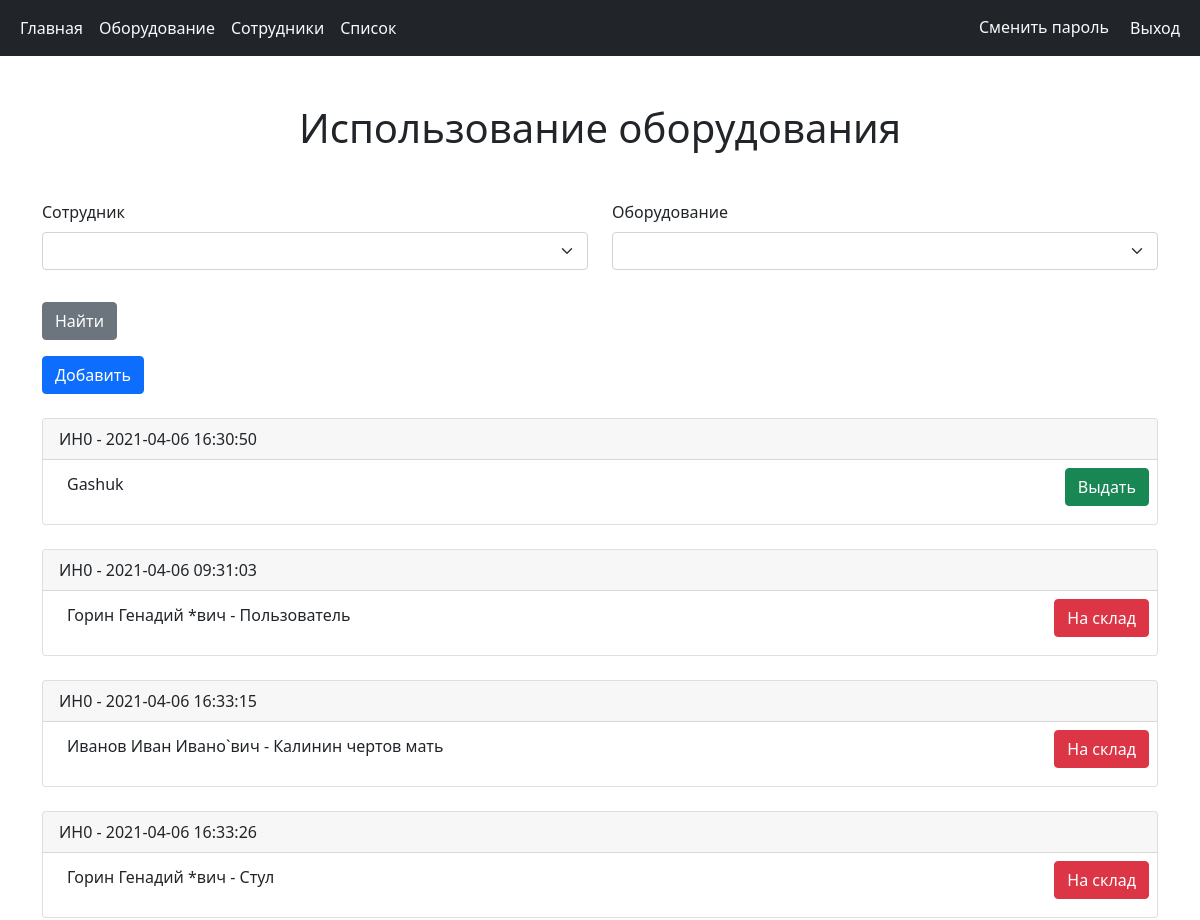
Page /spisok.php (signed in, upper part) on the earlier database version.
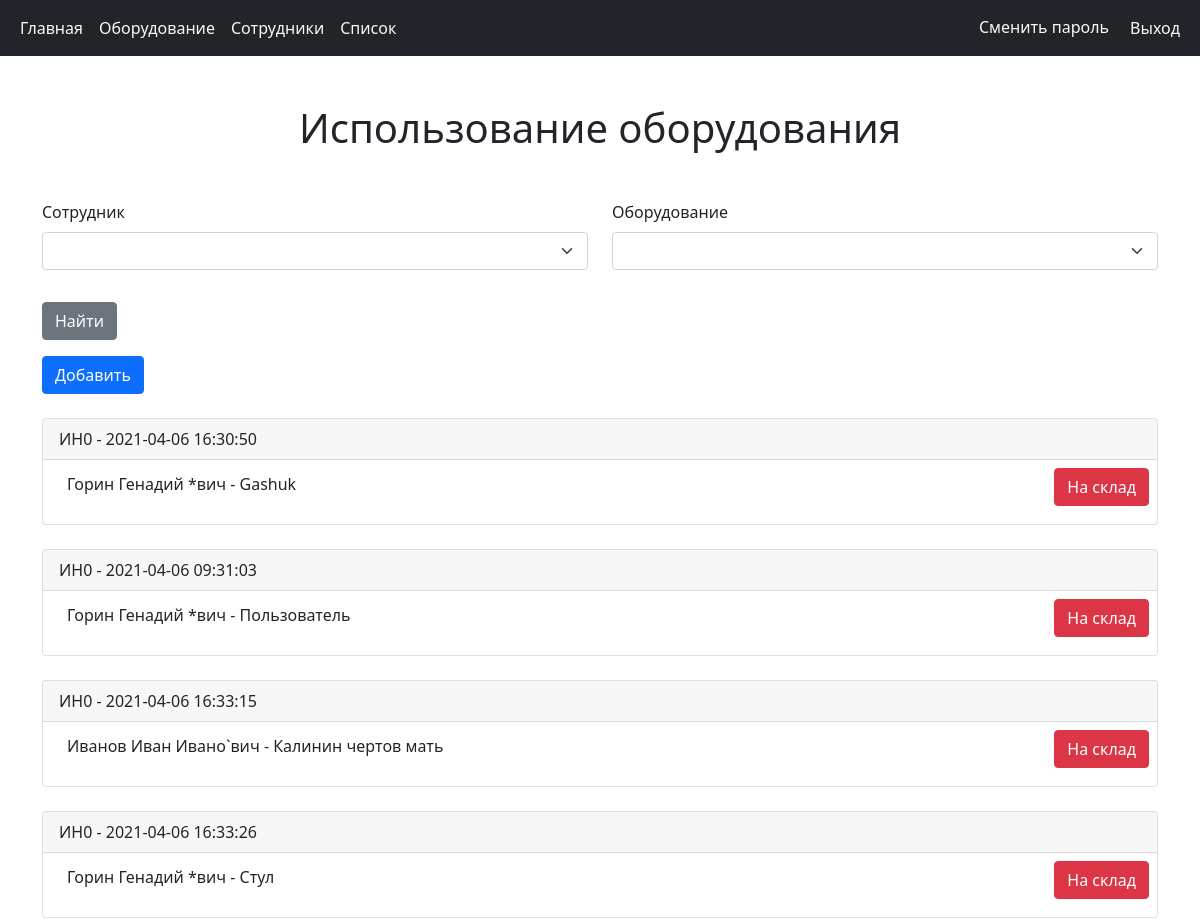
Same page on the later database version.
### tables this page shows
CREATE TABLE `list` (
  `id` int(11) NOT NULL,
  `staff_id` int(11) DEFAULT NULL,
  `equipment_id` int(11) DEFAULT NULL,
  `inv_num` varchar(50) DEFAULT NULL,
  `create_time` timestamp NOT NULL DEFAULT CURRENT_TIMESTAMP
);

CREATE TABLE `equipment` (
  `id` int(11) NOT NULL,
  `name` varchar(50) NOT NULL,
  `code` int(11) NOT NULL,
  `active` tinyint(1) NOT NULL DEFAULT '1'
);

CREATE TABLE `staff` (
  `id` int(11) NOT NULL,
  `FIO` varchar(100) NOT NULL,
  `INN` int(30) NOT NULL,
  `phone` varchar(12) NOT NULL,
  `email` varchar(50) NOT NULL,
  `post` varchar(50) NOT NULL,
  `department` varchar(50) NOT NULL,
  `active` tinyint(1) NOT NULL DEFAULT '1'
);

### class/dbClass.php (called while the page is built, shortened)
<?php
class dbClass
{
    public function getAll($who)
    {
        try {
            $db = getDB();
            $stmt = $db->prepare("SELECT * FROM $who");
            $stmt->execute();
            return $stmt->fetchAll(PDO::FETCH_ASSOC);
        } catch (PDOException $e) {
            echo '{"error":{"text":' . $e->getMessage() . '}}';
        }
    }
    public function getAllList($arFilter = [])
    {
        $sql = "SELECT list.*, s.FIO AS staff_name, e.name as equipment_name FROM `list` LEFT JOIN `staff` s ON s.id = list.staff_id LEFT JOIN `equipment` e ON e.id = list.equipment_id";
        try {
            $db = getDB();
            $stmt = $db->prepare($sql);
            $stmt->execute();
            return $stmt->fetchAll(PDO::FETCH_ASSOC);
        } catch (PDOException $e) {
            echo '{"error":{"text":' . $e->getMessage() . '}}';
        }
    }
}

### spisok.php (the view, shortened to what this page needs)
<?php
include('class/dbClass.php');
$ec = new dbClass();
$get = $ec->getAllList($_GET['FILTER']);
$staff = $ec->getAll('staff');
$equipment = $ec->getAll('equipment');
?>
<? include 'components/header.php' ?>
    <div class="container">
        <h1 class="text-center m-5">Использование оборудования</h1>
        <form action="" method="">
            <div class="row">
                <div class="col-6">
                    <div class="mb-3">
                        <label for="code" class="form-label">Сотрудник</label>
                        <select class="form-select" id="staff_id" name="FILTER[staff_id]">
                            <option></option>
                            <? foreach ($staff as $staffItem): ?>
    <? if ($staffItem['active'] == 1): ?>
        <option <?=(($_GET['FILTER']['staff_id'] == $staffItem['id']) ? 'selected' : '')?> value="<?=$staffItem['id']?>"><?= $staffItem['FIO'] ?></option>
    <? endif; ?>
                            <? endforeach; ?>
                        </select>
                    </div>
                </div>
                <div class="col-6">
                    <div class="mb-3">
                        <label for="code" class="form-label">Оборудование</label>
                        <select class="form-select" id="equipment_id" name="FILTER[equipment_id]">
                            <option></option>
                            <? foreach ($equipment as $equip): ?>
    <? if ($equip['active'] == 1): ?>
        <option <?=(($_GET['FILTER']['equipment_id'] == $equip['id']) ? 'selected' : '')?> value="<?= $equip['id'] ?>"><?= $equip['name'] ?></option>
        <? endif; ?>
        <? endforeach; ?>
                        </select>
                    </div>
                </div>
            </div>
            <button type="submit" class="btn btn-secondary mt-3 btn-block">
                Найти
            </button>
        </form>
        <button type="button" class="btn btn-primary mt-3 btn-block" data-toggle="modal" data-target="#exampleModal">
            Добавить
        </button>
        <? foreach ($get as $equip): ?>
        <? if ($equip['staff_id'] != NULL): ?>
            <div class="card my-4 name equip">
                <form action="Add/updateRemove.php" method="POST">
                    <div class="card-header"><?= $equip['inv_num'] ?> - <?= $equip['create_time'] ?></div>
                    <div class="d-flex justify-content-between p-2">
                        <p class="px-3 py-1"><?= $equip['staff_name'] ?> - <?= $equip['equipment_name'] ?></p>
                        <div>
                            <button type="submit" class="btn btn-danger" name="removeList" value="true">На склад
                            </button>
                        </div>
                    </div>
                </form>
            </div>
            <? else: ?>
                <div class="card my-4 name equip">
                    <form action="Add/updateRemove.php" method="POST">
                        <div class="card-header"><?= $equip['inv_num'] ?> - <?= $equip['create_time'] ?></div>
                        <div class="d-flex justify-content-between p-2">
                            <p class="px-3 py-1"><?= $equip['equipment_name'] ?></p>
                            <div>
                                <button type="submit" class="btn btn-success" name="updateThree" value="true">Выдать
                                </button>
                            </div>
                        </div>
                    </form>
                </div>
            <? endif;?>
        <? endforeach; ?>
    </div>
<? include 'components/footer.php' ?>

### components/header.php (shortened to what this page needs)
<!DOCTYPE html>
<html lang="ru">
<head>
    <link rel="stylesheet" href="https://stackpath.bootstrapcdn.com/bootstrap/5.0.0-alpha1/css/bootstrap.min.css">
</head>
<body>
<nav class="navbar navbar-expand-lg navbar-light bg-dark">
    <div class="container-fluid">
                <ul class="navbar-nav mr-auto mb-2 mb-lg-0">
                    <li class="nav-item">
                        <a class="nav-link text-light" aria-current="page" href="/main.php">Главная</a>
                    </li>
                    <li class="nav-item">
                        <a class="nav-link text-light" aria-current="page" href="/equipment.php">Оборудование</a>
                    </li>
                    <li class="nav-item">
                        <a class="nav-link text-light" href="/staff.php">Сотрудники</a>
                    </li>
                    <li class="nav-item">
                        <a class="nav-link text-light" href="/spisok.php">Список</a>
                    </li>
                </ul>
            <ul class="navbar-nav">
                <? if ($_SESSION['users']): ?>
                <li class="nav-item">
                    <button type="button" class="btn text-light" data-toggle="modal" data-target="#password">
                        Сменить пароль
                    </button>
                </li>
                <? endif; ?>
                <li class="nav-item">
                    <a class="nav-link text-light" href="/logout.php">Выход</a>
                </li>
            </ul>
        </div>
</nav>

### components/footer.php (shortened to what this page needs)
</body>
</html>

Differences in the rows shown:
changed list "Gashuk": staff.FIO (not shown) → "Горин Генадий *вич"; staff_id "Выдать" → "На склад"
